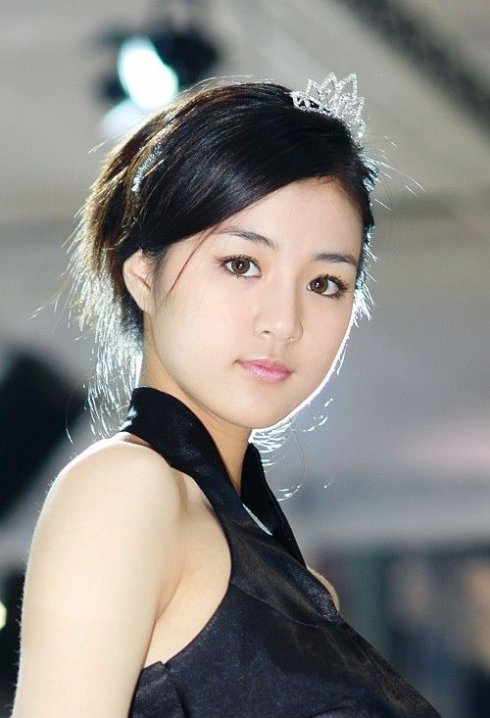
#> input picture com/fcant/opencv/learn_matplotlib/62.jpg, 490 x 718 px, found by its file name
$ python SelectiveSearch.py
#> lines starting #> are read from the running program, lines starting #| are printed output that depends on the picture
"""
@author:Fcant
"""

import cv2

if __name__ == '__main__':
    cv2.setUseOptimized(True);
    cv2.setNumThreads(4);

    # read image
    im = cv2.imread("D:/Photos/Screenshots/62.jpg")
#> im is the input picture: shape (718, 490, 3); mean B, G, R 128.8, 132.3, 135.5
    # resize image
    newHeight = 200
    newWidth = int(im.shape[1] * 200 / im.shape[0])
#> newWidth = 136
    im = cv2.resize(im, (newWidth, newHeight))
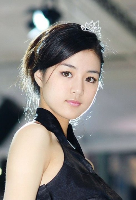
#> im: shape (200, 136, 3); mean B, G, R 128.6, 132.2, 135.4
    cv2.imshow("input", im)

    # 创建算法+设置输入图像
    ss = cv2.ximgproc.segmentation.createSelectiveSearchSegmentation()
    ss.setBaseImage(im)

    # 使用SS快速版本
    ss.switchToSelectiveSearchFast()

    # 执行SS
    rects = ss.process()
    print('Total Number of Region Proposals: {}'.format(len(rects)))

    # 推荐100个ROI
    numShowRects = 100
    imOut = im.copy()

    # 显示前100个区域外接矩形框
    for i, rect in enumerate(rects):
        if i < numShowRects:
            x, y, w, h = rect
            cv2.rectangle(imOut, (x, y), (x + w, y + h), (0, 255, 0), 1, cv2.LINE_AA)
        else:
            break
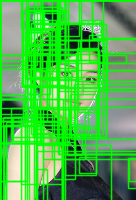
#> imOut: shape (200, 136, 3); mean B, G, R 73, 184.1, 75.8

    # show output
    cv2.imshow("SS-Demo", imOut)
    cv2.waitKey(0)
    cv2.destroyAllWindows()
